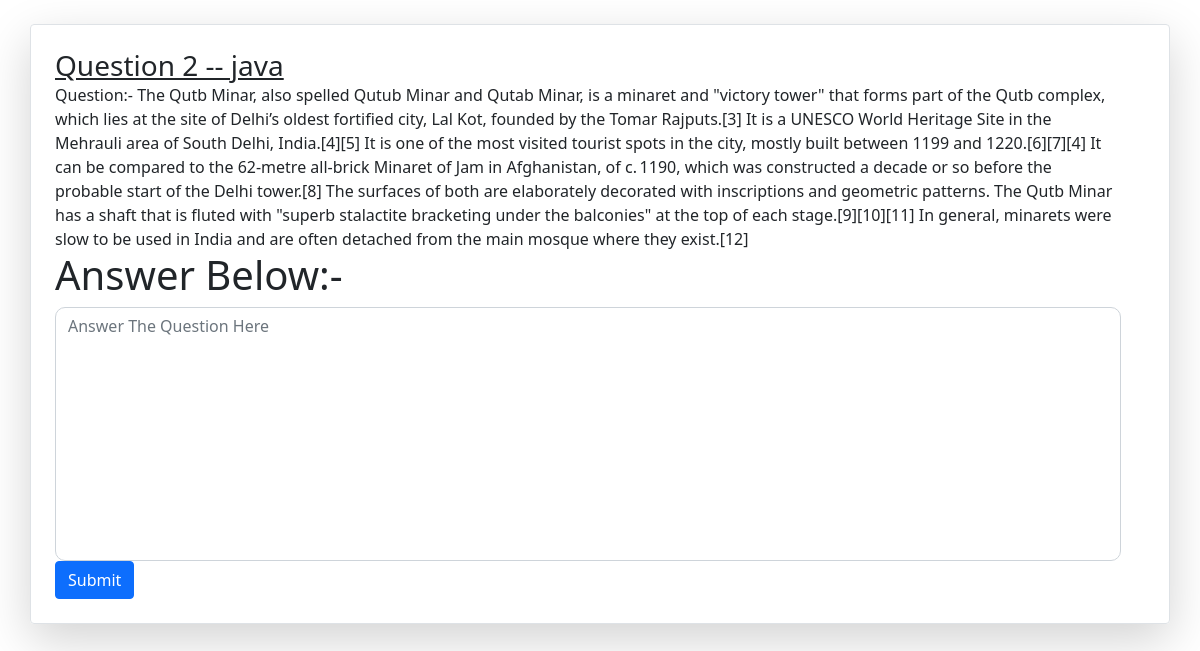
Screenshot of /second with the database file from the repository.
### myapp/models.py (models this page shows, shortened)
class Challenge(models.Model):
    sno = models.AutoField(primary_key= True)
    title = models.CharField(max_length=255)
    link=models.CharField(max_length=130)
    content=models.TextField()

### myapp/views.py (the view)
# urls.py: path('<str:link>', views.quizcontent, name='quizcontent'),
def quizcontent(request, link):
    ques= Challenge.objects.filter(link= link).first()
    Anss= Answer.objects.filter(ques=ques)
    context={'ques' : ques, 'Anss' : Anss}
    return render(request, "myapp/quizcontent.html", context)

### template/myapp/quizcontent.html (shortened to what this page needs)
<!DOCTYPE html>
<html lang="en">
  <head>
    <link href="https://cdn.jsdelivr.net/npm/bootstrap@5.1.3/dist/css/bootstrap.min.css" rel="stylesheet"
>
  </head>
  <body>
    {% load extras %}
    {% load humanize %}
    <div class="container my-3" id="content">
      <div class="row no-gutters border rounded overflow-hidden flex-md-row mb-4 shadow-lg h-md-250 my-4 position-relative">
        <div class="col p-4 d-flex flex-column position-static">
          <h3 class="mb-0"><u>{{ques.title}}</u></h3>
          <p class="card-text mb-auto">Question:- {{ques.content|safe}}</p>
          <form action="/PostAnswer" method="POST">
            <div class="form-group">
              <h1>Answer Below:-</h1>
              <textarea name="Ans" class="form-control" id="Ans" cols="170" rows="10" style="max-width:100%; resize:none; border-radius:10px"
                placeholder="Answer The Question Here"></textarea>
              </div>
              <button type="submit" class="btn btn-primary">Submit</button>
          </form>
        </div>
        <div class="col-auto d-none d-lg-block">
        </div>
      </div>
    </div>
</body>
</html>

### rows the page displays
Challenge: title "Question 2 -- java", content "The Qutb Minar, also spelled Qutub Minar and Qutab Minar, is a minaret and \"victory tower\" that forms part of the Qutb complex, which lies at the site of Delhi’s oldest fortified city, Lal Kot, founded by the Tomar Rajputs.[3] It is a UNESCO World Heritage Site in the Mehrauli area of South Delhi, India.[4][5] It is one of the most visited tourist spots in the city, mostly built between 1199 and 1220.[6][7][4] It can be compared to the 62-metre all-brick Minaret of Jam in Afghanistan, of c. 1190, which was constructed a decade or so before the probable start of the Delhi tower.[8] The surfaces of both are elaborately decorated with inscriptions and geometric patterns. The Qutb Minar has a…"
